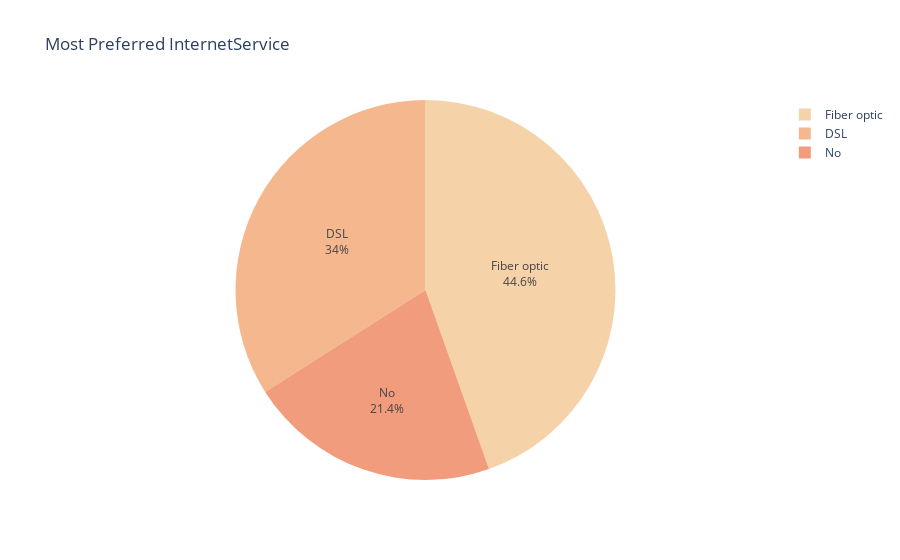

Notebook code cell kept with this figure:
### Code cell
#Visualizing 
count_inter_serv = inter_serv['Count']
Product = inter_serv['InternetService']

fig = px.pie(values=count_inter_serv, names=Product, title='Most Preferred InternetService ', 
             color_discrete_sequence=px.colors.sequential.Redor, 
             labels={'value': 'Count'})

fig.update_traces(textposition='inside', textinfo='percent+label') 
fig.show()

### Figure 1 — Plotly figure (JSON) as saved in the notebook; plotly's stock layout.template omitted (floating-point values rounded to 4 significant figures)
{"data": [{"domain": {"x": [0, 1], "y": [0, 1]}, "hovertemplate": "label=%{label}<br>value=%{value}<extra></extra>", "labels": ["DSL", "Fiber optic", "No"], "legendgroup": "", "name": "", "showlegend": true, "textinfo": "percent+label", "textposition": "inside", "type": "pie", "values": [1715, 2248, 1080]}], "layout": {"legend": {"tracegroupgap": 0}, "piecolorway": ["rgb(246, 210, 169)", "rgb(245, 183, 142)", "rgb(241, 156, 124)", "rgb(234, 129, 113)", "rgb(221, 104, 108)", "rgb(202, 82, 104)", "rgb(177, 63, 100)"], "title": {"text": "Most Preferred InternetService "}}}
